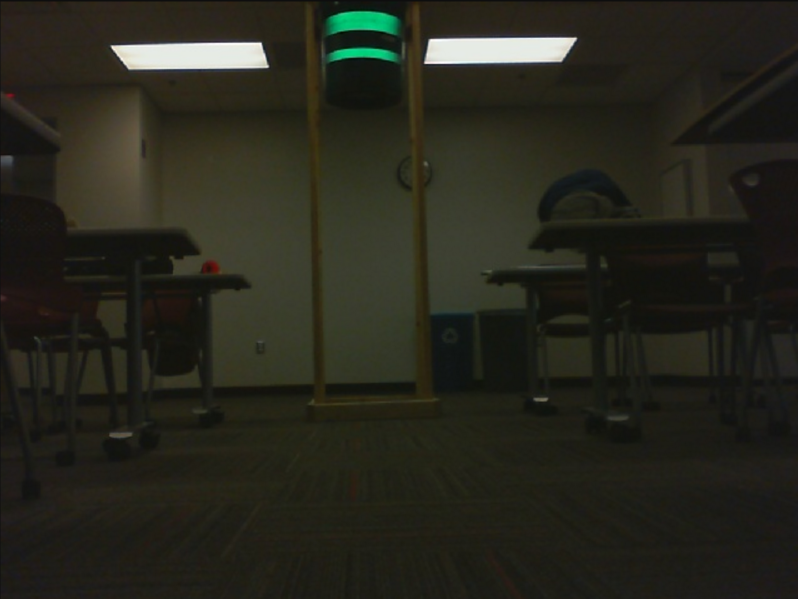
#> input picture VisionCode/Target3.png, 1596 x 1197 px (shown at 1/2 size)
$ python imageAnalyze.py   (older library calls are emulated)
#> lines starting #> are read from the running program, lines starting #| are printed output that depends on the picture; after the words box and inside, x2 and y2 are one past the last pixel; in counts of white or black regions, pixels touching at a corner belong together
import cv2
import numpy as np
from operator import itemgetter


def onmouse(k, x, y, s, p):
    global img
    if k == 1:  # left mouse, print pixel at x,y
        print(x,y)
        #print(hsv[y, x])
def contourArea(contours):
    area = []
    for i in range(0,len(contours)):
       area.append([cv2.contourArea(contours[i]),i])

    area.sort(key=itemgetter(0))
    index = 0
    for i in range(len(area)-1,-1,-1):
        print(area[i][0])
        if(area[i][0] < 100):
            index = i
            break

    if(area[len(area)-1][0] >=100):
        return [area[x][1] for x in range(index, len(area))]
    else:
        return [-1]

def distance_to_cam(x):
    return ((10.0/12.0) * 480.0) /(2 * x * np.tan(14.8685 * np.pi/180.0)) * 12

lower_green = (55, 150, 70)
upper_green = (90, 256, 256)
font = cv2.FONT_HERSHEY_COMPLEX_SMALL
img = cv2.imread('Target3.png')
#> img is the input picture: shape (1197, 1596, 3); mean B, G, R 29, 38.8, 39
img = cv2.GaussianBlur(img, (5, 5), 0)
hsv = cv2.cvtColor(img, cv2.COLOR_BGR2HSV)
#> hsv: shape (1197, 1596, 3); mean H, S, V 30.9, 76, 40.5
mask = cv2.inRange(hsv, lower_green, upper_green)
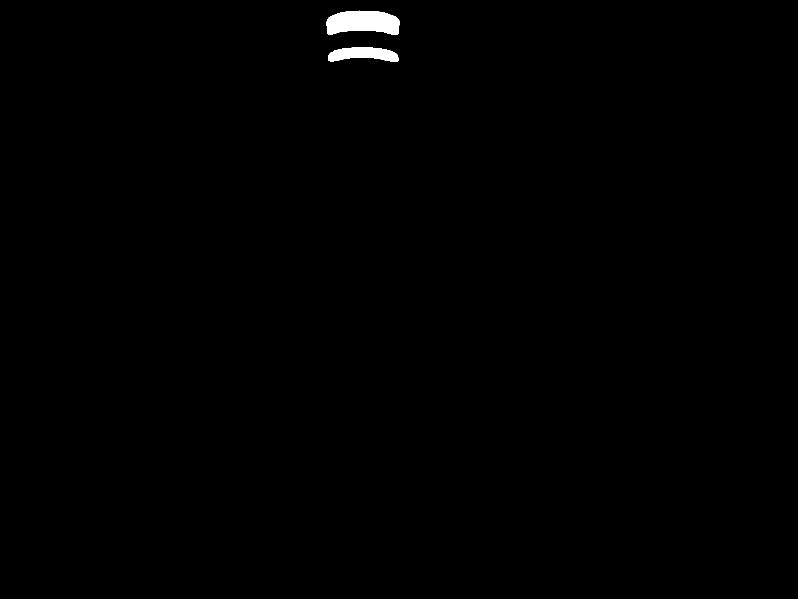
#> mask: shape (1197, 1596) (shown at 1/2 size); 0.44% white; 2 white regions, box (x1, y1, x2, y2) and area: (653, 21, 799, 70) 5552, (656, 94, 797, 124) 2892
edged = cv2.Canny(mask, 35, 125)
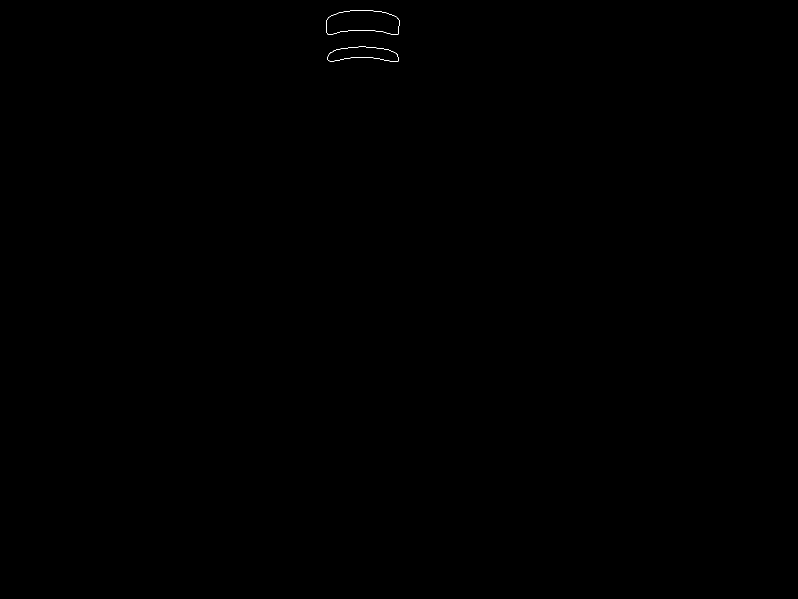
#> edged: shape (1197, 1596) (shown at 1/2 size); 0.03% white in thin lines or dots, all inside (x1, y1, x2, y2) = (652, 21, 799, 124)


im2, contours, hierarchy = cv2.findContours(edged.copy(), cv2.RETR_LIST, cv2.CHAIN_APPROX_NONE)
#> contours = 4 contours; box (x1, y1, x2, y2) and area: (652, 21, 799, 70) 5546, (652, 21, 799, 70) 5536, (655, 93, 797, 124) 2884, (655, 93, 797, 124) 2876
indeces = contourArea(contours)
#> the loop in contourArea, `for i in range(0,len(contours)):` made 4 passes
#> after the loop in contourArea, `for i in range(0,len(contours)):`: area = [[2876, 0], [2884.5, 1], [5536.5, 2], [5545.5, 3]]
#> the loop in contourArea, `for i in range(len(area)-1,-1,-1):` made 4 passes
#> i on passes 1, 3, 4: 3, 1, 0
#| 5545.5
#| 5536.5
#| 2884.5
#| 2876.0
#> indeces = [0, 1, 2, 3]

if(indeces[0] != -1):
    cnts = [contours[i] for i in indeces]
#> cnts has the same summary as contours
    xmin = 1000
    ymin = 1000
    xmax=-1
    ymax = -1
    z2 = 1
    for cnt in cnts:
        # [5 lines of commented-out code are left out]
        (x,y),(w,h),z = cv2.minAreaRect(cnt)
        xmin1 = x - w/2
        ymin1 = y - h/2
        xmax1 = x + w/2
        ymax1 = y + h/2
        # [7 lines of commented-out code are left out]

        print('XXXXXXXX')
        if(xmin1 < xmin):
            xmin = xmin1
        if(ymin1 < ymin):
            ymin = ymin1
        if(xmax1> xmax):
            xmax = xmax1
        if(ymax1 > ymax):
            ymax = ymax1
#> this loop made 4 passes
#> (x, y, w, h, xmin1, ymin1, xmax1, ymax1) on pass 1: (725.5, 108, 30, 141, 710.5, 37.5, 740.5, 178.5)
#> (x, y, w, h, xmin1, ymin1, xmax1, ymax1) on pass 3: (725, 45, 48, 146, 701, -28, 749, 118)
#| XXXXXXXX
#| XXXXXXXX
#| XXXXXXXX
#| XXXXXXXX
#> after the loop, xmax = 749; xmin = 701; ymax = 178.5; ymin = -28
        #print(x,y,w,h)

    print('XXXXXXXXXXXx')

    #print(xmin, ymin, xmax,ymax)

    #cv2.circle(img, (int(xmin), int(ymin)), 5, (0, 0, 255), -1)
    #cv2.circle(img, (int(xmax), int(ymax)), 5, (0, 0, 255), -1)
    width = (xmax - xmin)
#> width = 48
    centerx = width/2 + xmin
#> centerx = 725
    height = ymax - ymin
#> height = 206.5
    centery = height/2 + ymin
#> centery = 75.25

    areatotal = width * height
#> areatotal = 9912
    if(areatotal >= 1500):
        box = cv2.boxPoints(((centerx, centery), (width, height), 0))
#> box = [[701, 178.5], [701, -28], [749, -28], [749, 178.5]]
        box = np.int0(box)
#> box = [[701, 178], [701, -28], [749, -28], [749, 178]]
        cv2.drawContours(img, [box], 0, (0, 0, 255), 2)
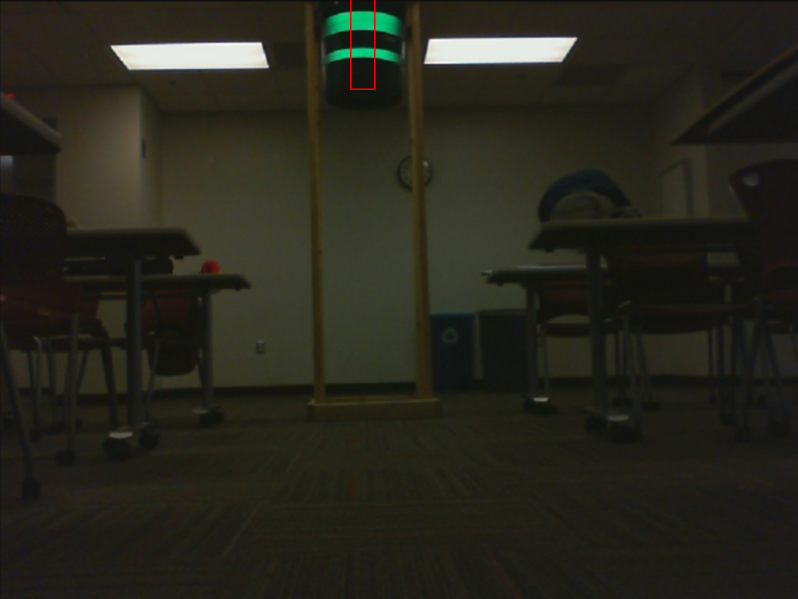
#> img: shape (1197, 1596, 3) (shown at 1/2 size); mean B, G, R 29, 38.7, 39.1
        distance = distance_to_cam(height)
#> distance = 43.78
        cv2.putText(img, '%s in. / %s m.' % (round(distance,2), round(distance*0.0254,2)) , (10, 600), cv2.FONT_HERSHEY_SIMPLEX, 0.75, (0, 255, 0), 1)
#> img: shape (1197, 1596, 3); 0.02% of pixels changed, all inside (x1, y1, x2, y2) = (12, 581, 250, 606)
    else:
        pass

    cv2.namedWindow("Image w Contours")
    cv2.setMouseCallback("Image w Contours", onmouse)
    cv2.imshow('Image w Contours', img)

    cv2.waitKey(0)
    cv2.destroyAllWindows()
